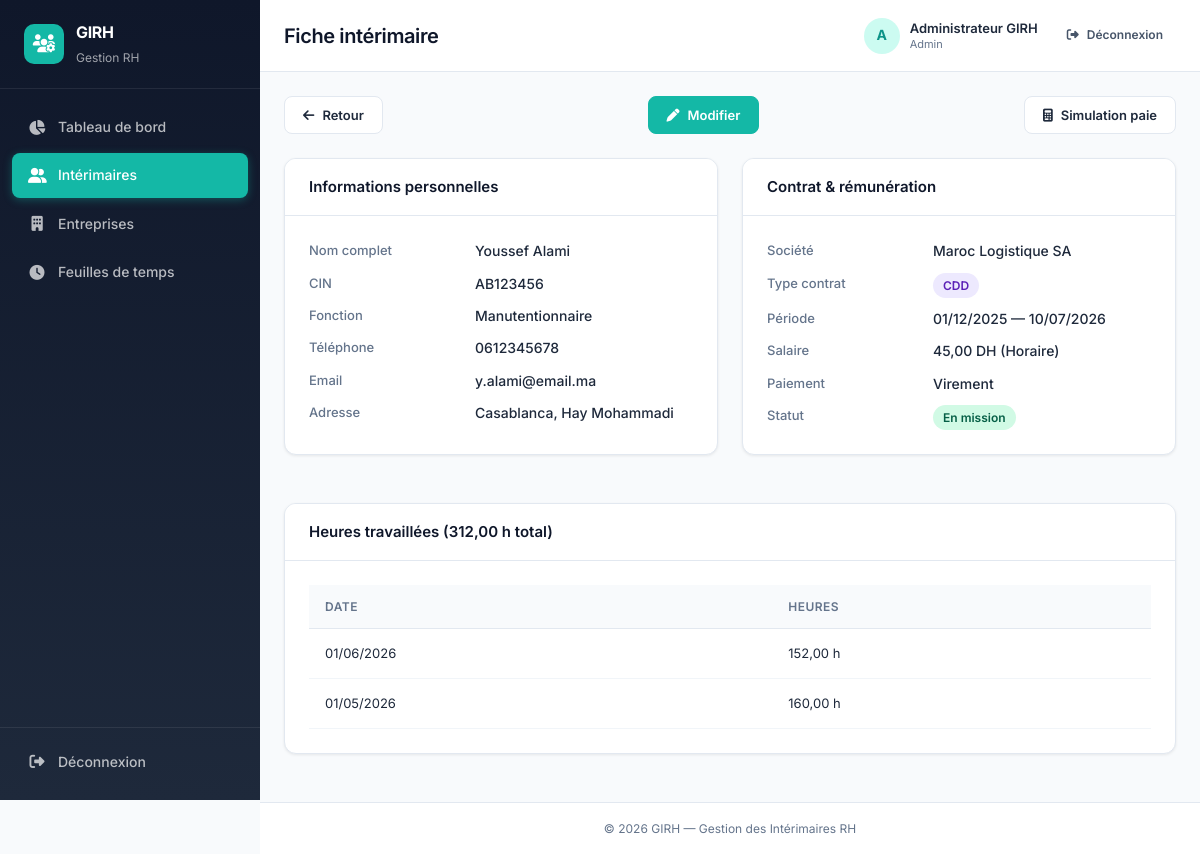
/interimaire_detail.php?id=1 (signed in), run on the app's committed database.
### tables this page shows
CREATE TABLE IF NOT EXISTS interimaires (
    id INT AUTO_INCREMENT PRIMARY KEY,
    nom VARCHAR(100) NOT NULL,
    prenom VARCHAR(100) NOT NULL,
    cin VARCHAR(20) NOT NULL UNIQUE,
    fonction VARCHAR(100) NOT NULL,
    telephone VARCHAR(20),
    email VARCHAR(150),
    adresse VARCHAR(255),
    date_naissance DATE,
    entreprise_id INT,
    type_contrat ENUM('CDI','CDD','ANAPEC') NOT NULL,
    date_debut DATE NOT NULL,
    date_fin DATE NULL,
    salaire DECIMAL(10,2) NOT NULL,
    type_salaire ENUM('horaire','mensuel') NOT NULL DEFAULT 'mensuel',
    mode_paiement ENUM('espece','virement','cheque') NOT NULL DEFAULT 'virement',
    statut ENUM('paie_bloquee','en_mission','fin_de_contrat') NOT NULL DEFAULT 'en_mission',
    competences TEXT,
    created_at TIMESTAMP DEFAULT CURRENT_TIMESTAMP,
    CONSTRAINT fk_interimaire_entreprise FOREIGN KEY (entreprise_id) REFERENCES entreprises(id) ON DELETE SET NULL ON UPDATE CASCADE
);

CREATE TABLE IF NOT EXISTS entreprises (
    id INT AUTO_INCREMENT PRIMARY KEY,
    nom_entreprise VARCHAR(200) NOT NULL,
    secteur_activite VARCHAR(100) NOT NULL,
    adresse TEXT,
    telephone VARCHAR(20),
    email VARCHAR(150),
    contact_principal VARCHAR(150),
    created_at TIMESTAMP DEFAULT CURRENT_TIMESTAMP
);

CREATE TABLE IF NOT EXISTS feuilles_temps (
    id INT AUTO_INCREMENT PRIMARY KEY,
    interimaire_id INT NOT NULL,
    date DATE NOT NULL,
    heures_travaillees DECIMAL(5,2),
    created_at TIMESTAMP DEFAULT CURRENT_TIMESTAMP,
    CONSTRAINT fk_feuille_interimaire FOREIGN KEY (interimaire_id) REFERENCES interimaires(id) ON DELETE CASCADE ON UPDATE CASCADE
);

### php/interimaires.php (called while the page is built, shortened)
<?php
require_once __DIR__ . '/config.php';
function getInterimaireById(int $id): ?array
{
    $pdo = getPDO();
    $stmt = $pdo->prepare('
        SELECT i.*, e.nom_entreprise, e.secteur_activite
        FROM interimaires i
        LEFT JOIN entreprises e ON e.id = i.entreprise_id
        WHERE i.id = :id
    ');
    $stmt->execute(['id' => $id]);
    $result = $stmt->fetch();
    return $result ?: null;
}
function getStatutLabel(string $statut): string
{
    return match ($statut) {
        'paie_bloquee'  => 'Paie bloquée',
        'en_mission'    => 'En mission',
        'fin_de_contrat'=> 'Fin de contrat',
        default         => $statut,
    };
}
function getTypeContratLabel(string $type): string
{
    return match ($type) {
        'CDI'    => 'CDI',
        'CDD'    => 'CDD',
        'ANAPEC' => 'ANAPEC',
        default  => $type,
    };
}
function getTypeSalaireLabel(string $type): string
{
    return $type === 'horaire' ? 'Horaire' : 'Mensuel';
}
function getModePaiementLabel(string $mode): string
{
    return match ($mode) {
        'espece'   => 'Espèce',
        'virement' => 'Virement',
        'cheque'   => 'Chèque',
        default    => $mode,
    };
}

### php/config.php (called while the page is built, shortened)
<?php
function e(?string $value): string
{
    return htmlspecialchars($value ?? '', ENT_QUOTES, 'UTF-8');
}
function formatDate(?string $date): string
{
    $dt = DateTime::createFromFormat('Y-m-d', $date);
    return $dt ? $dt->format('d/m/Y') : $date;
}
function formatMontant(float $montant): string
{
    return number_format($montant, 2, ',', ' ') . ' DH';
}

### php/feuilles_temps.php (called while the page is built, shortened)
<?php
require_once __DIR__ . '/config.php';
function getFeuillesByInterimaire(int $interimaireId): array
{
    $pdo = getPDO();
    $stmt = $pdo->prepare('SELECT * FROM feuilles_temps WHERE interimaire_id = :id ORDER BY date DESC');
    $stmt->execute(['id' => $interimaireId]);
    return $stmt->fetchAll();
}
function getTotalHeuresInterimaire(int $interimaireId, ?string $mois = null): float
{
    $pdo = getPDO();
    $sql = 'SELECT COALESCE(SUM(heures_travaillees), 0) FROM feuilles_temps WHERE interimaire_id = :id';
    $params = ['id' => $interimaireId];
    $stmt = $pdo->prepare($sql);
    $stmt->execute($params);
    return (float) $stmt->fetchColumn();
}

### interimaire_detail.php (the view, shortened to what this page needs)
<?php
require_once __DIR__ . '/php/interimaires.php';
require_once __DIR__ . '/php/feuilles_temps.php';
$id = (int) ($_GET['id'] ?? 0);
$interimaire = getInterimaireById($id);
$feuilles = getFeuillesByInterimaire($id);
$totalHeures = getTotalHeuresInterimaire($id);
include __DIR__ . '/includes/header.php';
?>
<div class="page-actions">
    <a href="interimaires.php" class="btn btn-outline"><i class="fa-solid fa-arrow-left"></i> Retour</a>
    <a href="interimaire_modifier.php?id=<?= $id ?>" class="btn btn-primary"><i class="fa-solid fa-pen"></i> Modifier</a>
    <a href="simulation_paie.php?id=<?= $id ?>" class="btn btn-outline"><i class="fa-solid fa-calculator"></i> Simulation paie</a>
</div>
<div class="detail-grid">
    <div class="card">
        <div class="card-header"><h3>Informations personnelles</h3></div>
        <div class="card-body">
            <dl class="detail-list">
                <dt>Nom complet</dt><dd><?= e($interimaire['prenom'] . ' ' . $interimaire['nom']) ?></dd>
                <dt>CIN</dt><dd><?= e($interimaire['cin']) ?></dd>
                <dt>Fonction</dt><dd><?= e($interimaire['fonction']) ?></dd>
                <dt>Téléphone</dt><dd><?= e($interimaire['telephone'] ?? '—') ?></dd>
                <dt>Email</dt><dd><?= e($interimaire['email'] ?? '—') ?></dd>
                <dt>Adresse</dt><dd><?= e($interimaire['adresse'] ?? '—') ?></dd>
            </dl>
        </div>
    </div>
    <div class="card">
        <div class="card-header"><h3>Contrat & rémunération</h3></div>
        <div class="card-body">
            <dl class="detail-list">
                <dt>Société</dt><dd><?= e($interimaire['nom_entreprise'] ?? '—') ?></dd>
                <dt>Type contrat</dt><dd><span class="badge badge-<?= e($interimaire['type_contrat']) ?>"><?= e(getTypeContratLabel($interimaire['type_contrat'])) ?></span></dd>
                <dt>Période</dt><dd><?= formatDate($interimaire['date_debut']) ?> — <?= formatDate($interimaire['date_fin']) ?></dd>
                <dt>Salaire</dt><dd><?= formatMontant((float) $interimaire['salaire']) ?> (<?= e(getTypeSalaireLabel($interimaire['type_salaire'])) ?>)</dd>
                <dt>Paiement</dt><dd><?= e(getModePaiementLabel($interimaire['mode_paiement'])) ?></dd>
                <dt>Statut</dt><dd><span class="badge badge-<?= e($interimaire['statut']) ?>"><?= e(getStatutLabel($interimaire['statut'])) ?></span></dd>
            </dl>
        </div>
    </div>
</div>
<?php if ($interimaire['type_salaire'] === 'horaire'): ?>
<div class="card">
    <div class="card-header"><h3>Heures travaillées (<?= number_format($totalHeures, 2, ',', ' ') ?> h total)</h3></div>
    <div class="card-body table-responsive">
        <?php if (empty($feuilles)): ?>
            <p class="text-muted">Aucune heure enregistrée.</p>
        <?php else: ?>
            <table class="table">
                <thead><tr><th>Date</th><th>Heures</th></tr></thead>
                <tbody>
                    <?php foreach ($feuilles as $f): ?>
                        <tr>
                            <td><?= formatDate($f['date']) ?></td>
                            <td><?= number_format((float) $f['heures_travaillees'], 2, ',', ' ') ?> h</td>
                        </tr>
                    <?php endforeach; ?>
                </tbody>
            </table>
        <?php endif; ?>
    </div>
</div>
<?php endif; ?>
<?php include __DIR__ . '/includes/footer.php'; ?>

### css/style.css (style rules this page uses)
:root { --slate-900: #0F172A; --slate-800: #1E293B; --slate-600: #475569; --slate-500: #64748B; --slate-200: #E2E8F0; --slate-100: #F1F5F9; --slate-50: #F8FAFC; --white: #FFFFFF; --accent: #14B8A6; --accent-hover: #0D9488; --accent-light: #CCFBF1; --blue-accent: #0EA5E9; --success: #10B981; --success-bg:#D1FAE5; --warning: #F59E0B; --warning-bg:#FEF3C7; --danger: #EF4444; --danger-bg: #FEE2E2; --sidebar-width: 260px; --topbar-height: 72px; --radius: 12px; --radius-sm: 8px; --shadow: 0 1px 3px rgba(0, 0, 0, 0.08); --shadow-md: 0 4px 16px rgba(15, 23, 42, 0.08); --transition: 0.2s ease; }
* { margin: 0; padding: 0; box-sizing: border-box; }
body { font-family: 'Inter', -apple-system, BlinkMacSystemFont, sans-serif; background: var(--slate-50); color: var(--slate-800); line-height: 1.6; font-size: 14px; -webkit-font-smoothing: antialiased; }
a { color: var(--accent); text-decoration: none; transition: color var(--transition); }
.card { background: var(--white); border-radius: var(--radius); box-shadow: var(--shadow); margin-bottom: 24px; border: 1px solid var(--slate-200); overflow: hidden; }
.card-header { padding: 16px 24px; border-bottom: 1px solid var(--slate-200); background: var(--white); }
.card-header h3 { font-size: 15px; font-weight: 600; color: var(--slate-900); }
.card-body { padding: 24px; }
.btn { display: inline-flex; align-items: center; justify-content: center; gap: 8px; padding: 9px 18px; border-radius: var(--radius-sm); font-size: 13px; font-weight: 600; font-family: inherit; border: 1px solid transparent; cursor: pointer; transition: all var(--transition); text-decoration: none; white-space: nowrap; line-height: 1.4; }
.btn-primary { background: var(--accent); color: var(--white); border-color: var(--accent); }
.btn-outline { background: var(--white); color: var(--slate-800); border-color: var(--slate-200); }
.table-responsive { overflow-x: auto; }
.table { width: 100%; border-collapse: collapse; font-size: 13px; }
.table th { padding: 12px 16px; text-align: left; font-weight: 600; font-size: 12px; text-transform: uppercase; letter-spacing: 0.04em; color: var(--slate-500); background: var(--slate-50); border-bottom: 1px solid var(--slate-200); white-space: nowrap; }
.table td { padding: 14px 16px; border-bottom: 1px solid var(--slate-100); color: var(--slate-800); vertical-align: middle; }
.table tbody tr { transition: background var(--transition); }
.badge { display: inline-flex; align-items: center; padding: 3px 10px; border-radius: 20px; font-size: 12px; font-weight: 600; white-space: nowrap; }
.badge-en_mission { background: var(--success-bg); color: #065F46; }
.badge-CDD { background: #EDE9FE; color: #5B21B6; }
.page-actions { display: flex; flex-wrap: wrap; gap: 12px; justify-content: space-between; align-items: center; margin-bottom: 24px; }
.detail-grid { display: grid; grid-template-columns: repeat(auto-fit, minmax(320px, 1fr)); gap: 24px; margin-bottom: 24px; }
.detail-list { display: grid; grid-template-columns: 150px 1fr; gap: 10px 16px; }
.detail-list dt { font-weight: 500; font-size: 13px; color: var(--slate-500); }
.detail-list dd { margin: 0; font-size: 14px; font-weight: 500; }

### data on the page
interimaires: prenom+nom "Youssef Alami", cin "AB123456", fonction "Manutentionnaire", telephone "0612345678", email "y.alami@email.ma", adresse "Casablanca, Hay Mohammadi", entreprise.nom_entreprise "Maroc Logistique SA", type_contrat "CDD", date_debut "01/12/2025", date_fin "10/07/2026", salaire "45,00 DH", type_salaire "Horaire", mode_paiement "Virement", statut "En mission"
feuilles_temps: date "01/06/2026", heures_travaillees "152,00"
feuilles_temps: date "01/05/2026", heures_travaillees "160,00"

### other printed values
APP_NAME "GIRH"
$pageTitle "Fiche intérimaire"
substr($currentUser['nom'], 0, 1) "A"
$currentUser['nom'] "Administrateur GIRH"
$currentUser['role'] "Admin"
$totalHeures "312,00"
APP_SUBTITLE "Gestion des Intérimaires RH"
